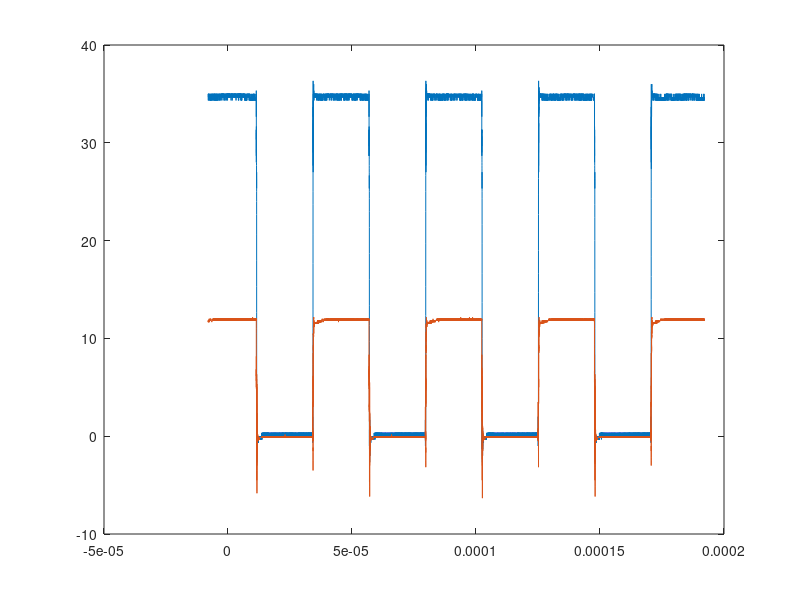
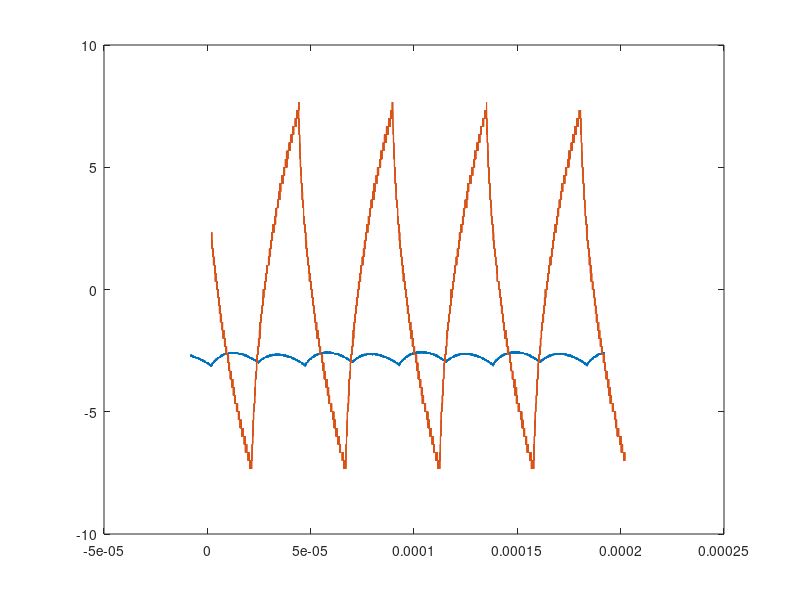
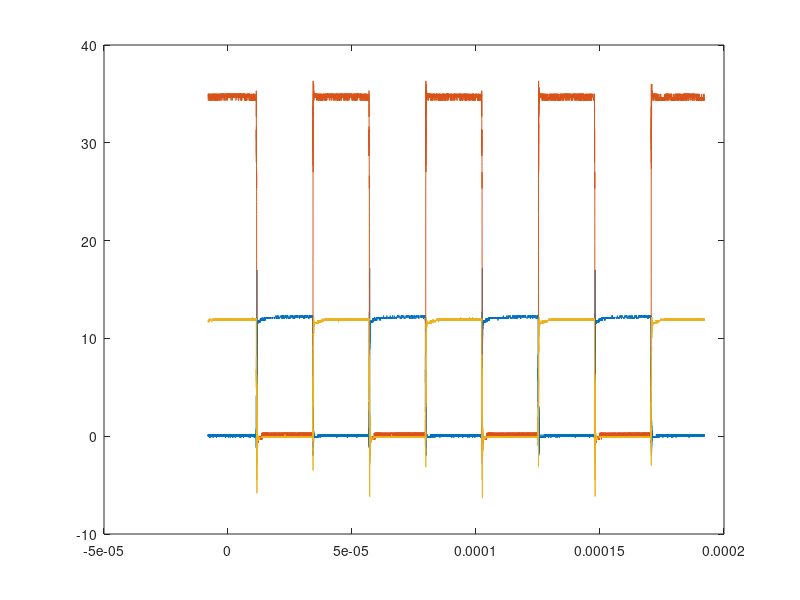

These figures' MATLAB source, in order:
clear all; close all; clc;

to_tikz = 0;

C1_s = csvread('C1controller-board2-motorcurrent-gate-22k-50d50d00001.txt',5,0);    %TEMP
C1_m = csvread('C1controller-board2-supplycurrent-gate-22k-50d50d00001.txt',5,0);    %TEMP

C2_s = csvread('C2controller-board2-motorcurrent-gate-22k-50d50d00001.txt',5,0);    %TEMP
C2_m = csvread('C2controller-board2-supplycurrent-gate-22k-50d50d00001.txt',5,0);    %TEMP

C3_s = csvread('C3controller-board2-motorcurrent-gate-22k-50d50d00001.txt',5,0);    %TEMP
C3_m = csvread('C3controller-board2-supplycurrent-gate-22k-50d50d00001.txt',5,0);    %TEMP


C4_supplycurrent = csvread('C4controller-board2-supplycurrent-gate-22k-50d50d00001.txt',5,0);
C4_motorcurrent = csvread('C4controller-board2-motorcurrent-gate-22k-50d50d00001.txt',5,0);



timeshift = 0.7e-4;
phase = 10e-6;
time_supplycurrent_C4 = C4_supplycurrent(:,1) + timeshift;
supplycurrent_C4 = C4_supplycurrent(:,2);

time_motorcurrent_C4 = C4_motorcurrent(:,1) + timeshift + phase;
motorcurrent_C4 = C4_motorcurrent(:,2);

%TEMP
time_C1_s = C1_s(:,1) + timeshift;
data_C1_s = C1_s(:,2);
%TEMP
time_C1_m = C1_m(:,1) + timeshift + phase;
data_C1_m = C1_m(:,2);
%TEMP
time_C2_s = C2_s(:,1) + timeshift;
data_C2_s = C2_s(:,2);
%TEMP
time_C2_m = C2_m(:,1) + timeshift + phase;
data_C2_m = C2_m(:,2);

%TEMP
time_C3_s = C3_s(:,1) + timeshift;
data_C3_s = C3_s(:,2);
%TEMP
time_C3_m = C3_m(:,1) + timeshift + phase;
data_C3_m = C3_m(:,2);


figure(1)
%plot(time_supplycurrent_C4, supplycurrent_C4, time_motorcurrent_C4, motorcurrent_C4,time_C1_m,data_C1_m,time_C1_s,data_C1_s,time_C2_m,data_C2_m,time_C2_s,data_C2_s,time_C3_m,data_C3_m,time_C3_s,data_C3_s)
plot(time_C2_s,data_C2_s,time_C3_s,data_C3_s)


figure(2)
plot(time_supplycurrent_C4, supplycurrent_C4, time_motorcurrent_C4, motorcurrent_C4)

figure(3)
plot(time_C1_s,data_C1_s,time_C2_s,data_C2_s,time_C3_s,data_C3_s)
